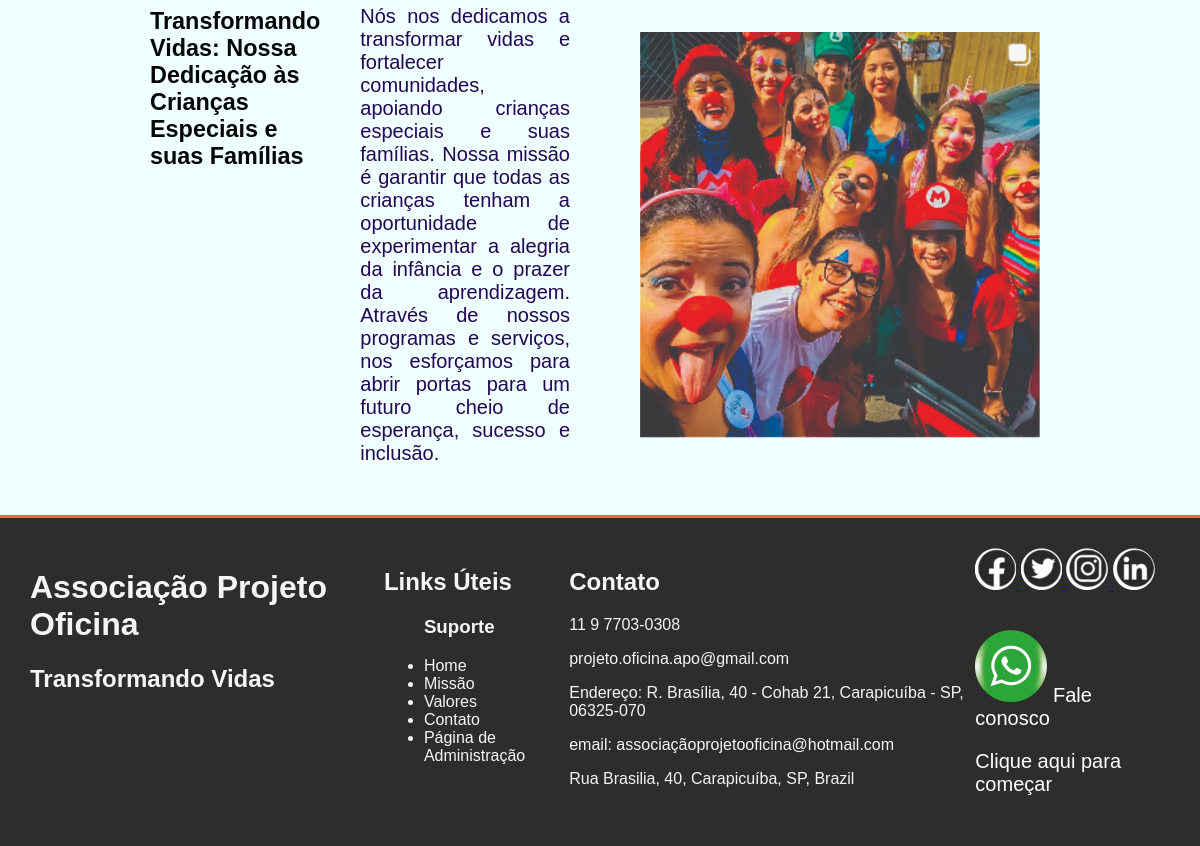
Before: /siteweb/missao.html (lower part) with the older database file.
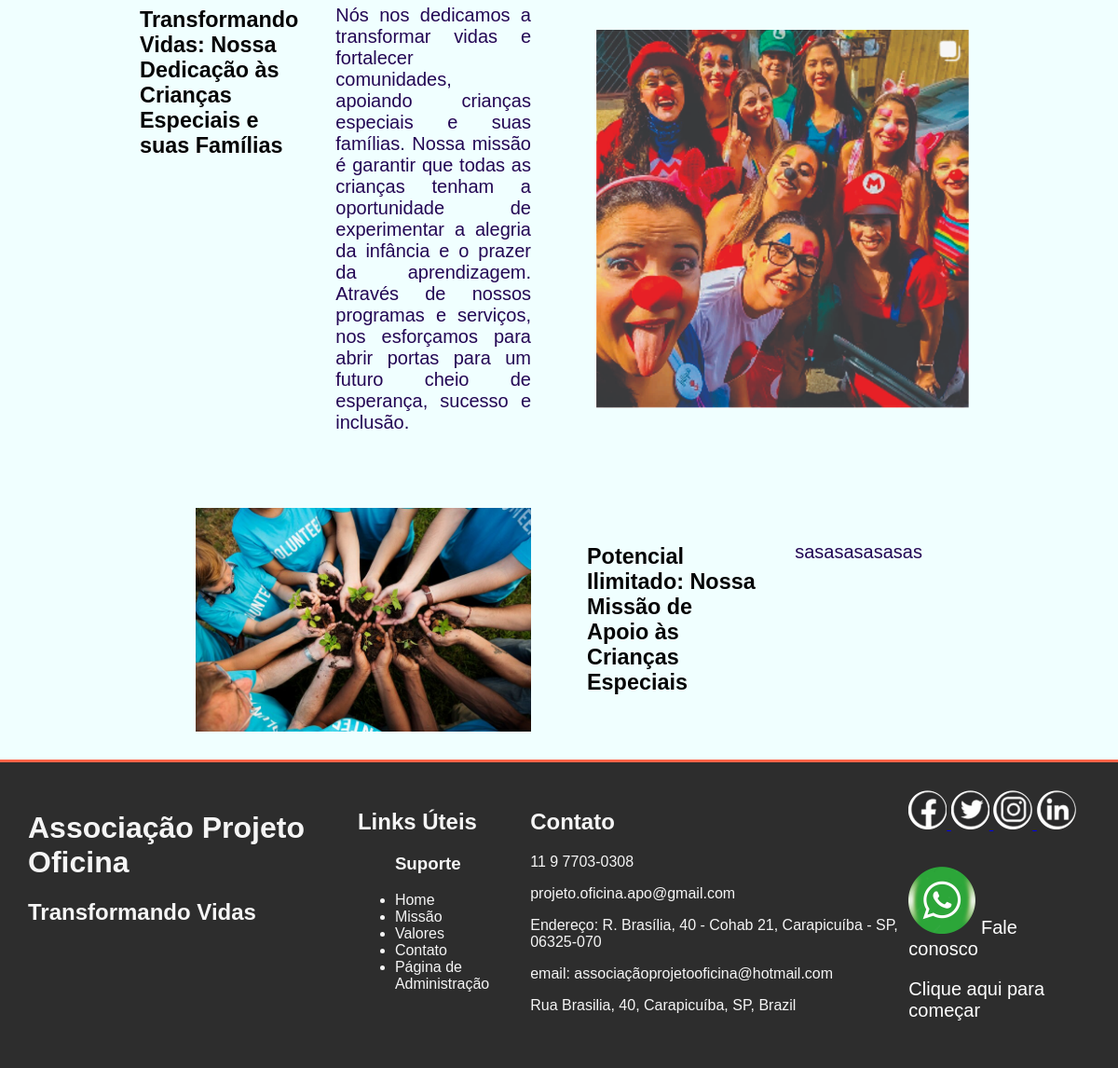
After: the same page with the newer database file.
### siteweb/models.py (models this page shows)
class Missao(models.Model):
    titulo = models.CharField(max_length=200)
    texto = models.TextField()
    imagem = models.ImageField(upload_to='static/imagens')

### siteweb/views.py (the view)
# urls.py: path('siteweb/missao.html', views.missao, name="missao"),
def missao(request):
    missoes = Missao.objects.all()
    return render(request,'siteweb/missao.html', {'missoes': missoes} )

### siteweb/templates/siteweb/missao.html (shortened to what this page needs)
{% extends "base.html" %}
{%load static%}
{% block content %}
<main>
{% for missao in missoes %}
  <div class="row {% cycle 'left' 'right' %}">
    <div class="img-mission">
      <img src={{ missao.imagem.url }} alt="imagem da missão" style="width: 100%; max-width: 400px;">
    </div>
    <div>
      <h3 id="titulo">{{ missao.titulo }}</h3>
      <p id="texto">{{ missao.texto }}</p>
    </div>
  </div>
{% endfor %}
</main>
{% endblock content %}

Changed rows visible on the page:
added Missao: imagem (picture), titulo "Potencial Ilimitado: Nossa Missão de Apoio às Crianças Especiais", texto "sasasasasasas"
